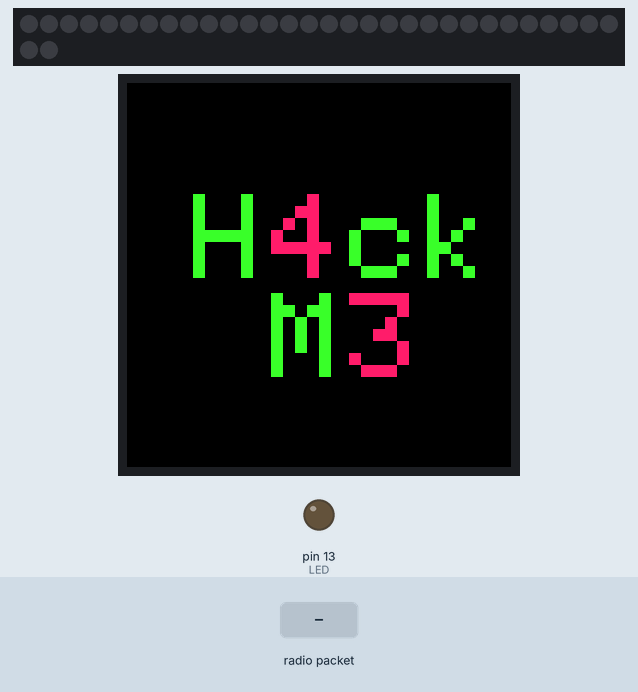
This sketch was run on a simulated Arduino Uno, built with avr-gcc and run on an emulated ATmega328P. Parts: 32 RGB LEDs in strip order, left to right, continuing on the next row, 128×128 colour display, output pins drawn as LEDs (lit = HIGH). The test bench sets the inputs (shaded band). Dim RGB values are drawn brighter than linear; no radio packets arrive unless stated; what the sketch prints to the serial monitor is not drawn.

Above: at 1.8 s.
1.9 s: radio packet "1" arrives
At 1.93 s:
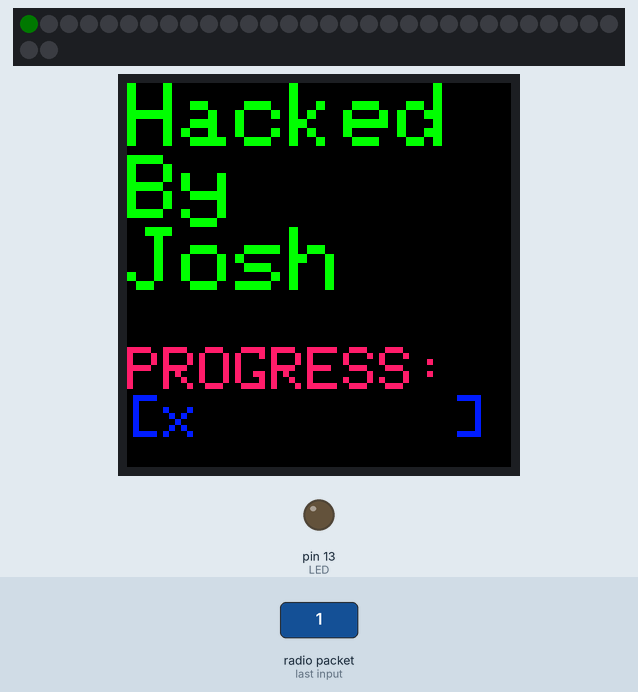
3.5 s: radio packet "2" arrives
At 5.4 s:
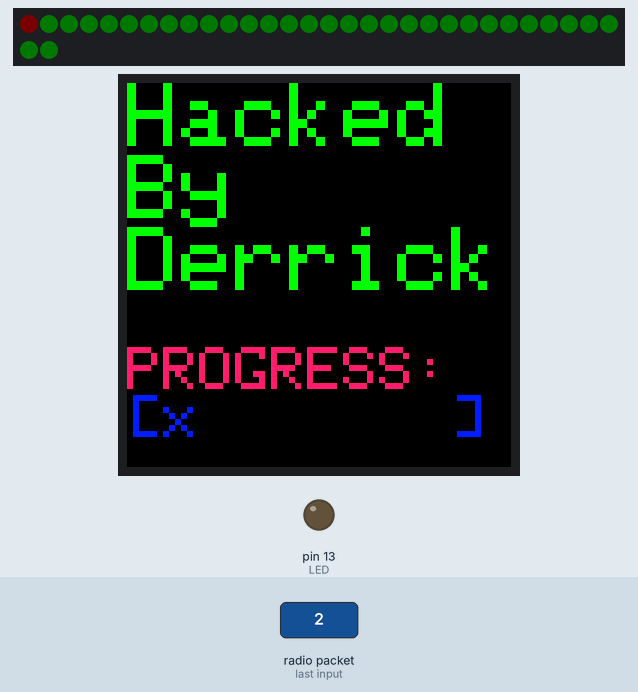
10.1 s: radio packet "3" arrives
At 12.07 s:
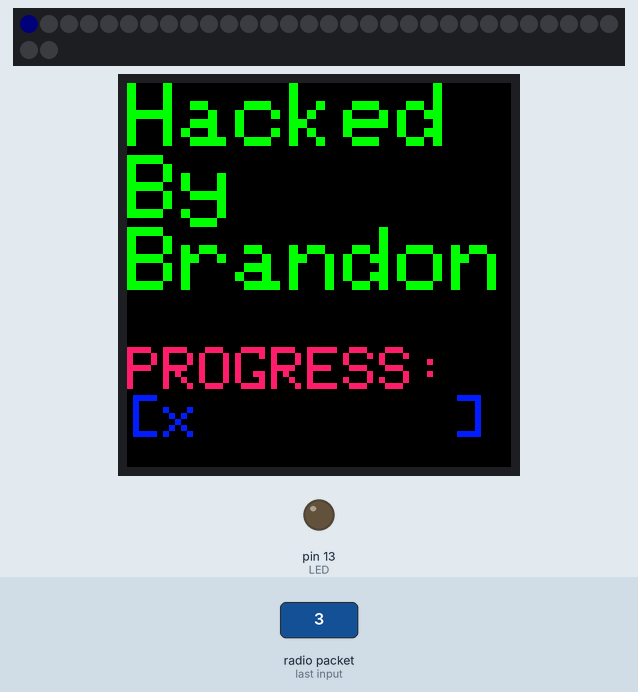
16.1 s: radio packet "4" arrives
At 18.74 s:
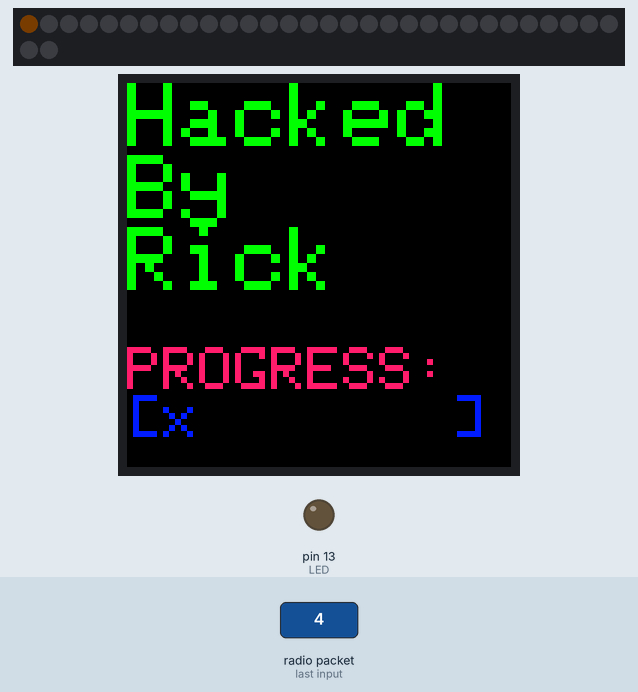

Measured:
- after the input at 1.9 s, the display: changes at once (image 1)
- after the input at 3.5 s, the display: first differs from a run without the input after 1.9 s (image 2)
- after the input at 10.1 s, the display: first differs from a run without the input after 2.0 s (image 3)
- after the input at 16.1 s, the display: first differs from a run without the input after 2.6 s (image 4)

The sketch:

DefconBadge2018.ino
```cpp
//You will also need to change your message so that you can send your number
//1=Josh, 2=Derrick, 3=Brandon, 4=Rick, 5=Randle, 6=Josh
char* MessageToSend = "1";
//change this or your badge will broadcaost as Brandon...

#include <Adafruit_GFX.h>    // Core graphics library
#include <Adafruit_ST7735.h> // Hardware-specific library for ST7735
#include <SPI.h>
#include <Adafruit_NeoPixel.h>
#include <RH_RF69.h>

#define PIN 6
#define BRIGHTNESS 2 //this is 2 of 255. anything about 100 is pretty blinding

char* MessageRecieved;
String HackedName;
int hackedCounter=0;
int RSSILevel;
String HackingProgress;

Adafruit_NeoPixel strip = Adafruit_NeoPixel(32, PIN, NEO_GRB + NEO_KHZ800);

// For the breakout, you can use any 2 or 3 pins
// These pins will also work for the 1.8" TFT shield
#define TFT_CS     10
#define TFT_RST    11
#define TFT_DC     9

//Define Radio
#define RF69_FREQ 433.0
#define RFM69_CS      8
#define RFM69_INT     3
#define RFM69_RST     4
#define LED           13
RH_RF69 rf69(RFM69_CS, RFM69_INT);

// For 1.44" and 1.8" TFT with ST7735 use
Adafruit_ST7735 tft = Adafruit_ST7735(TFT_CS,  TFT_DC, TFT_RST);

void setup(void) {
  Serial.begin(9600);
  Serial.println("Initialized");

  //Radio
  pinMode(LED, OUTPUT);
  pinMode(RFM69_RST, OUTPUT);
  digitalWrite(RFM69_RST, LOW);

   if (!rf69.init()) {
    Serial.println("RFM69 radio init failed");
    while (1);
  }
  Serial.println("RFM69 radio init OK!");

  // Defaults after init are 434.0MHz, modulation GFSK_Rb250Fd250, +13dbM (for low power module)
  // No encryption
  if (!rf69.setFrequency(RF69_FREQ)) {
    Serial.println("setFrequency failed");
  }

  rf69.setTxPower(14, true);
  // The encryption key has to be the same as the one in the server
  uint8_t key[] = { 0x01, 0x02, 0x03, 0x04, 0x05, 0x06, 0x07, 0x08,
                    0x01, 0x02, 0x03, 0x04, 0x05, 0x06, 0x07, 0x08};
  rf69.setEncryptionKey(key);

  pinMode(LED, OUTPUT);
  Serial.print("RFM69 radio @");  Serial.print((int)RF69_FREQ);  Serial.println(" MHz");

  //Lights
  strip.begin();
  strip.show(); // Initialize all pixels to 'off'
  strip.setBrightness(BRIGHTNESS);

  //Screen
  tft.initR(INITR_144GREENTAB);
  uint16_t time = millis();
  tft.fillScreen(ST77XX_BLACK);
  time = millis() - time;
  tft.setTextWrap(false);
  tft.setRotation(1);
  tft.fillScreen(ST77XX_BLACK);
  tft.drawChar( 22, 37, 'H', 0x3fe5, 0x0000,4);
  tft.drawChar( 48, 37, '4', 0xf8ed, 0x0000,4);
  tft.drawChar( 74, 37, 'c', 0x3fe5, 0x0000,4);
  tft.drawChar( 100, 37, 'k', 0x3fe5, 0x0000,4);
  tft.drawChar( 48, 70, 'M', 0x3fe5, 0x0000,4);
  tft.drawChar( 74, 70, '3', 0xf8ed, 0x0000,4);

  Serial.println(time, DEC);
  delay(500);
}

void loop() {
  //Radio
  char* radiopacket = {MessageToSend};
  Serial.print("Sending "); Serial.println(radiopacket);

  // Send a message!
  rf69.send((uint8_t *)radiopacket, strlen(radiopacket));
  rf69.waitPacketSent();

  // Now wait for a reply
  uint8_t buf[RH_RF69_MAX_MESSAGE_LEN];
  uint8_t len = sizeof(buf);

  if (rf69.waitAvailableTimeout(500))  {
    // Should be a reply message for us now
    if (rf69.recv(buf, &len)) {
      Serial.print("Got a reply: ");
      Serial.println((char*)buf);
      MessageRecieved = ((char*)buf);
      char MessageRecieved2=MessageRecieved[0];
      Serial.println(MessageRecieved2);
      Serial.print("Hacked Counter: ");
      Serial.println(hackedCounter);
      tft.fillScreen(ST77XX_BLACK);
      tft.setCursor(0, 30);
      if(MessageRecieved2=='1') {
        tft.setTextSize(3);
        tft.setTextColor(ST77XX_GREEN);
        tft.setCursor(0, 0);
        tft.println("Hacked");
        tft.println("By");
        tft.println("Josh");
        tft.setTextSize(2);
        tft.println("");
        tft.setTextColor(0xf8ed);
        tft.println("PROGRESS:");
        RSSILevel = rf69.lastRssi();
        if (RSSILevel <= -15 && RSSILevel >= -30) {
          HackingProgress = "[xxxxxxxx]";
        }
        else if (RSSILevel < -30 && RSSILevel >= -45) {
          HackingProgress = "[xxxxxx  ]";
        }
        else if (RSSILevel < -45 && RSSILevel >= -60) {
          HackingProgress = "[xxxx    ]";
        }
        else if (RSSILevel < -60 && RSSILevel >= -75) {
          HackingProgress = "[xx      ]";
        }
        else if (RSSILevel < -75) {
          HackingProgress = "[x       ]";
        }

        tft.setTextColor(0x0000ff);
        tft.println(HackingProgress);
        colorWipe(strip.Color(0, 255, 0), 50); // Green
        colorWipe(strip.Color(0, 255, 0), 0); // Green
        colorWipe(strip.Color(0, 255, 0), 50); // Green
        colorWipe(strip.Color(0, 255, 0), 0); // Green
        hackedCounter=0;
      }
      else if(MessageRecieved2=='2') {
        tft.setTextSize(3);
        tft.setTextColor(ST77XX_GREEN);
        tft.setCursor(0, 0);
        tft.println("Hacked");
        tft.println("By");
        tft.println("Derrick");
        tft.setTextSize(2);
        tft.println("");
        tft.setTextColor(0xf8ed);
        tft.println("PROGRESS:");
        RSSILevel = rf69.lastRssi();
          if (RSSILevel <= -15 && RSSILevel >= -30) {
                  HackingProgress = "[xxxxxxxx]";

         }
          else if (RSSILevel < -30 && RSSILevel >= -45) {
                  HackingProgress = "[xxxxxx  ]";
          }

          else if (RSSILevel < -45 && RSSILevel >= -60) {
                  HackingProgress = "[xxxx    ]";
          }

          else if (RSSILevel < -60 && RSSILevel >= -75) {
                  HackingProgress = "[xx      ]";
          }

          else if (RSSILevel < -75) {
                  HackingProgress = "[x       ]";
          }

        tft.setTextColor(0x0000ff);
        tft.println(HackingProgress);
        colorWipe(strip.Color(255, 0, 0), 50); // Red
        colorWipe(strip.Color(0, 0, 0), 50); // Red
        colorWipe(strip.Color(255, 0, 0), 50); // Red
        colorWipe(strip.Color(0, 0, 0), 50); // Red
        hackedCounter=0;
      }
      else if(MessageRecieved2=='3') {
        tft.setTextSize(3);
        tft.setTextColor(ST77XX_GREEN);
        tft.setCursor(0, 0);
        tft.println("Hacked");
        tft.println("By");
        tft.println("Brandon");
        tft.setTextSize(2);
        tft.println("");
        tft.setTextColor(0xf8ed);
        tft.println("PROGRESS:");
        RSSILevel = rf69.lastRssi();
          if (RSSILevel <= -15 && RSSILevel >= -30) {
                  HackingProgress = "[xxxxxxxx]";

         }
          else if (RSSILevel < -30 && RSSILevel >= -45) {
                  HackingProgress = "[xxxxxx  ]";
          }

          else if (RSSILevel < -45 && RSSILevel >= -60) {
                  HackingProgress = "[xxxx    ]";
          }

          else if (RSSILevel < -60 && RSSILevel >= -75) {
                  HackingProgress = "[xx      ]";
          }

          else if (RSSILevel < -75) {
                  HackingProgress = "[x       ]";
          }

        tft.setTextColor(0x0000ff);
        tft.println(HackingProgress);
        colorWipe(strip.Color(0, 0, 255), 50); // Blue
        colorWipe(strip.Color(0, 0, 0), 50); // Blue
        colorWipe(strip.Color(0, 0, 255), 50); // Blue
        colorWipe(strip.Color(0, 0, 0), 50); // Blue
        hackedCounter=0;
      }
      else if(MessageRecieved2=='4') {
        tft.setTextSize(3);
        tft.setTextColor(ST77XX_GREEN);
        tft.setCursor(0, 0);
        tft.println("Hacked");
        tft.println("By");
        tft.println("Rick");
        tft.setTextSize(2);
        tft.println("");
        tft.setTextColor(0xf8ed);
        tft.println("PROGRESS:");
        RSSILevel = rf69.lastRssi();
          if (RSSILevel <= -15 && RSSILevel >= -30) {
                  HackingProgress = "[xxxxxxxx]";

         }
          else if (RSSILevel < -30 && RSSILevel >= -45) {
                  HackingProgress = "[xxxxxx  ]";
          }

          else if (RSSILevel < -45 && RSSILevel >= -60) {
                  HackingProgress = "[xxxx    ]";
          }

          else if (RSSILevel < -60 && RSSILevel >= -75) {
                  HackingProgress = "[xx      ]";
          }

          else if (RSSILevel < -75) {
                  HackingProgress = "[x       ]";
          }

        tft.setTextColor(0x0000ff);
        tft.println(HackingProgress);
        colorWipe(strip.Color(255, 128, 0), 50); // Orange
        colorWipe(strip.Color(0, 0, 0), 50); // Orange
        colorWipe(strip.Color(255, 128, 0), 50); // Orange
        colorWipe(strip.Color(0, 0, 0), 50); // Orange
        hackedCounter=0;
      }
      else if(MessageRecieved2=='5') {
        tft.setTextSize(3);
        tft.setTextColor(ST77XX_GREEN);
        tft.setCursor(0, 0);
        tft.println("Hacked");
        tft.println("By");
        tft.println("Randle");
        tft.setTextSize(2);
        tft.println("");
        tft.setTextColor(0xf8ed);
        tft.println("PROGRESS:");
        RSSILevel = rf69.lastRssi();
          if (RSSILevel <= -15 && RSSILevel >= -30) {
                  HackingProgress = "[xxxxxxxx]";

         }
          else if (RSSILevel < -30 && RSSILevel >= -45) {
                  HackingProgress = "[xxxxxx  ]";
          }

          else if (RSSILevel < -45 && RSSILevel >= -60) {
                  HackingProgress = "[xxxx    ]";
          }

          else if (RSSILevel < -60 && RSSILevel >= -75) {
                  HackingProgress = "[xx      ]";
          }

          else if (RSSILevel < -75) {
                  HackingProgress = "[x       ]";
          }

        tft.setTextColor(0x0000ff);
        tft.println(HackingProgress);
        colorWipe(strip.Color(128, 0, 255), 50); // Purple
        colorWipe(strip.Color(0, 0, 0), 50); // Purple
        colorWipe(strip.Color(128, 0, 255), 50); // Purple
        colorWipe(strip.Color(0, 0, 0), 50); // Purple
        hackedCounter=0;
      }

/*
      Rick:
      tft.fillScreen(ST77XX_BLACK);
      tft.drawChar( 52, 9, 'I', 0xf7ff, 0x0000,5);
      //building heart, this took many hours and is totally not worth it
      tft.fillCircle(56, 63, 12, 0xf900);
      tft.fillCircle(78, 63, 12, 0xf900);
      tft.fillTriangle(44, 63, 90, 63, 67, 90, 0xf900);
      //clening up area from circle that passes the triangle
      tft.drawLine(43,63,66,90,0x0000);
      tft.drawLine(42,63,65,90,0x0000);
      tft.drawLine(41,63,64,90,0x0000);
      tft.drawLine(40,63,63,90,0x0000);
      tft.drawLine(91,63,68,90,0x0000);
      tft.drawLine(92,63,69,90,0x0000);
      tft.drawLine(93,63,70,90,0x0000);
      tft.drawLine(93,63,71,90,0x0000);
      tft.drawLine(94,63,72,90,0x0000);
      tft.drawChar( 5, 94, 'K', 0xf540, 0x0000,5);
      tft.drawChar( 52, 94, 'G', 0x0760, 0x0000,5);
      tft.drawChar( 98, 94, 'B', 0x01f, 0x0000,5);
*/
    }
    else {
      Serial.println("Receive failed");
    }
  } else {
    Serial.println("No reply, is another RFM69 listening?");
    hackedCounter=hackedCounter+1;
    Serial.print("Hacked Counter in else: ");
    Serial.println(hackedCounter);

    if(hackedCounter==20) {
      tft.setTextWrap(false);
      tft.setRotation(1);
      tft.fillScreen(ST77XX_BLACK);
      tft.drawChar( 22, 37, 'H', 0x3fe5, 0x0000,4);
      tft.drawChar( 48, 37, '4', 0xf8ed, 0x0000,4);
      tft.drawChar( 74, 37, 'c', 0x3fe5, 0x0000,4);
      tft.drawChar( 100, 37, 'k', 0x3fe5, 0x0000,4);
      tft.drawChar( 48, 70, 'M', 0x3fe5, 0x0000,4);
      tft.drawChar( 74, 70, '3', 0xf8ed, 0x0000,4);
      hackedCounter=0;

      //Lights
      colorWipe(strip.Color(255, 0, 0), 50); // Red
      colorWipe(strip.Color(0, 255, 0), 50); // Green
      colorWipe(strip.Color(0, 0, 255), 50); // Blue
    }
  }
}

void colorWipe(uint32_t c, uint8_t wait) {
  for(uint16_t i=0; i<strip.numPixels(); i++) {
    strip.setPixelColor(i, c);
    strip.show();
    delay(wait);
  }
}
```
